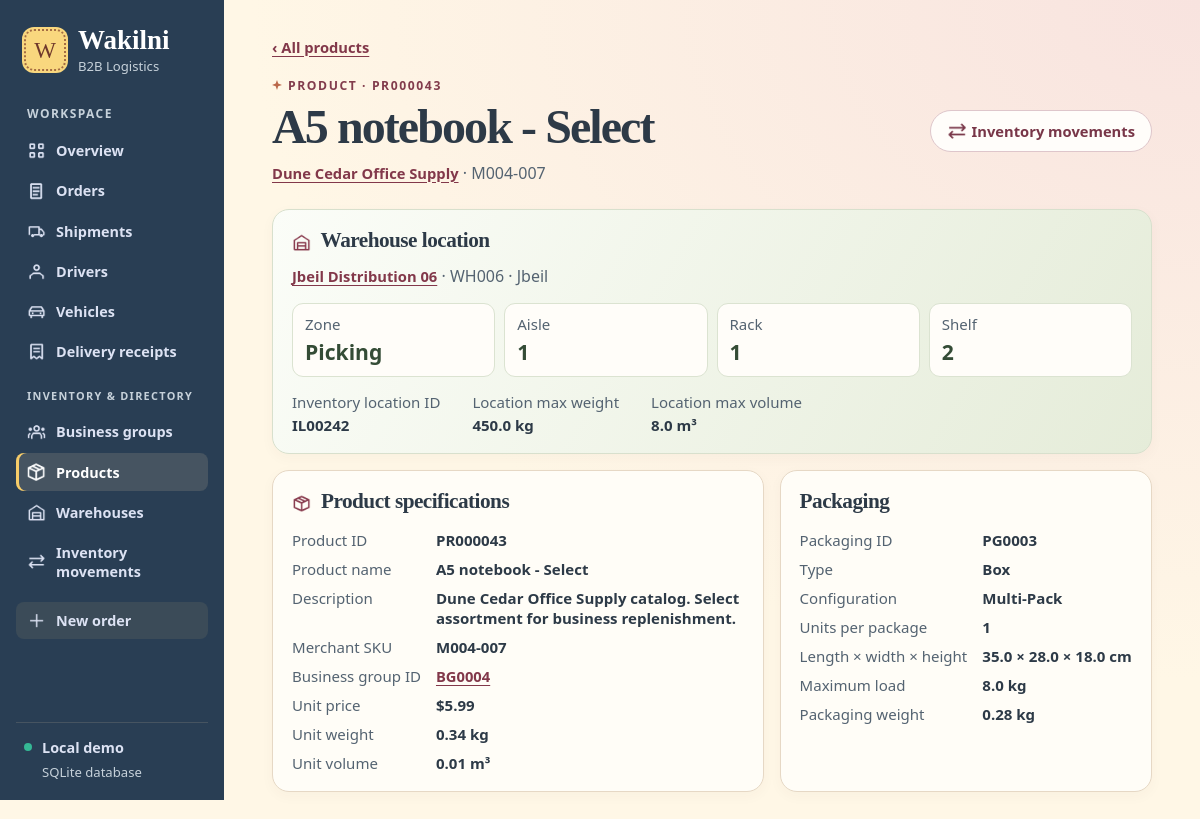
Page /products/PR000043 on the committed database.
### tables this page shows
CREATE TABLE "Product" (
    "productID" TEXT NOT NULL CHECK (length(productID) BETWEEN 1 AND 8 AND productID GLOB 'PR[0-9][0-9][0-9][0-9][0-9][0-9]' AND length(productID) = 8),
    "productName" TEXT NOT NULL CHECK (length(productName) BETWEEN 1 AND 80),
    "productUnitPrice" REAL NOT NULL CHECK (productUnitPrice BETWEEN 0 AND 99999.99 AND productUnitPrice = round(productUnitPrice, 2)) CHECK (typeof(productUnitPrice) IN ('integer', 'real', 'null')),
    "productDescription" TEXT CHECK (length(productDescription) BETWEEN 1 AND 255),
    "unitWeight" REAL NOT NULL CHECK (unitWeight BETWEEN 0.01 AND 9999.99 AND unitWeight = round(unitWeight, 2)) CHECK (typeof(unitWeight) IN ('integer', 'real', 'null')),
    "unitVolume" REAL CHECK (unitVolume BETWEEN 0.01 AND 99999.99 AND unitVolume = round(unitVolume, 2)) CHECK (typeof(unitVolume) IN ('integer', 'real', 'null')),
    "merchantSKU" TEXT NOT NULL CHECK (length(merchantSKU) BETWEEN 1 AND 20),
    "businessgroupID" TEXT NOT NULL CHECK (length(businessgroupID) BETWEEN 1 AND 6 AND businessgroupID GLOB 'BG[0-9][0-9][0-9][0-9]' AND length(businessgroupID) = 6),
    "inventorylocationID" TEXT CHECK (length(inventorylocationID) BETWEEN 1 AND 7 AND inventorylocationID GLOB 'IL[0-9][0-9][0-9][0-9][0-9]' AND length(inventorylocationID) = 7),
    "packagingID" TEXT CHECK (length(packagingID) BETWEEN 1 AND 6 AND packagingID GLOB 'PG[0-9][0-9][0-9][0-9]' AND length(packagingID) = 6),
    PRIMARY KEY (productID),
    FOREIGN KEY (businessgroupID) REFERENCES "Business Group" (businessgroupID),
    FOREIGN KEY (inventorylocationID) REFERENCES "Inventory Location" (inventorylocationID),
    FOREIGN KEY (packagingID) REFERENCES "Packaging" (packagingID),
    UNIQUE (businessgroupID, merchantSKU)
);

CREATE TABLE "Business Group" (
    "businessgroupID" TEXT NOT NULL CHECK (length(businessgroupID) BETWEEN 1 AND 6 AND businessgroupID GLOB 'BG[0-9][0-9][0-9][0-9]' AND length(businessgroupID) = 6),
    "businessgroupName" TEXT NOT NULL CHECK (length(businessgroupName) BETWEEN 1 AND 50),
    "businessgroupWebsite" TEXT CHECK (length(businessgroupWebsite) BETWEEN 1 AND 100),
    "payoutFrequency" TEXT NOT NULL CHECK (payoutFrequency IN ('Daily', 'Weekly', 'Bi-Weekly', 'Monthly')),
    "operationalStatusWithWakilni" TEXT NOT NULL CHECK (operationalStatusWithWakilni IN ('Active', 'Inactive', 'Suspended')),
    PRIMARY KEY (businessgroupID),
    UNIQUE (businessgroupWebsite)
);

CREATE TABLE "Warehouse" (
    "warehouseID" TEXT NOT NULL CHECK (length(warehouseID) BETWEEN 1 AND 5 AND warehouseID GLOB 'WH[0-9][0-9][0-9]' AND length(warehouseID) = 5),
    "warehouseName" TEXT NOT NULL CHECK (length(warehouseName) BETWEEN 1 AND 50),
    "addressBuilding" TEXT CHECK (length(addressBuilding) BETWEEN 1 AND 50),
    "addressStreet" TEXT NOT NULL CHECK (length(addressStreet) BETWEEN 1 AND 50),
    "addressPostalCode" TEXT CHECK (length(addressPostalCode) BETWEEN 1 AND 9 AND addressPostalCode GLOB '[0-9][0-9][0-9][0-9] [0-9][0-9][0-9][0-9]' AND length(addressPostalCode) = 9),
    "addressLatitude" REAL CHECK (addressLatitude BETWEEN -90 AND 90 AND addressLatitude = round(addressLatitude, 6)) CHECK (typeof(addressLatitude) IN ('integer', 'real', 'null')),
    "addressLongitude" REAL CHECK (addressLongitude BETWEEN -180 AND 180 AND addressLongitude = round(addressLongitude, 6)) CHECK (typeof(addressLongitude) IN ('integer', 'real', 'null')),
    "warehouseType" TEXT NOT NULL CHECK (warehouseType IN ('Fulfillment', 'Cross-Dock', 'Cold Storage', 'Distribution')),
    "operationalStatus" TEXT NOT NULL CHECK (operationalStatus IN ('Operational', 'Maintenance', 'Closed')),
    "lotSize" REAL NOT NULL CHECK (lotSize BETWEEN 0.01 AND 9999.99 AND lotSize = round(lotSize, 2)) CHECK (typeof(lotSize) IN ('integer', 'real', 'null')),
    "capacityStatus" TEXT NOT NULL CHECK (capacityStatus IN ('Available', 'Near Full', 'Full')),
    PRIMARY KEY (warehouseID),
    UNIQUE (warehouseName),
    UNIQUE (addressLatitude, addressLongitude),
    UNIQUE (addressBuilding, addressStreet, addressPostalCode),
    FOREIGN KEY (addressPostalCode) REFERENCES PostalCode (addressPostalCode)
);

CREATE TABLE "Inventory Location" (
    "inventorylocationID" TEXT NOT NULL CHECK (length(inventorylocationID) BETWEEN 1 AND 7 AND inventorylocationID GLOB 'IL[0-9][0-9][0-9][0-9][0-9]' AND length(inventorylocationID) = 7),
    "inventorylocationAisle" INTEGER NOT NULL CHECK (inventorylocationAisle BETWEEN 1 AND 999) CHECK (typeof(inventorylocationAisle) IN ('integer', 'null')),
    "inventorylocationRack" INTEGER NOT NULL CHECK (inventorylocationRack BETWEEN 1 AND 999) CHECK (typeof(inventorylocationRack) IN ('integer', 'null')),
    "inventorylocationShelf" INTEGER NOT NULL CHECK (inventorylocationShelf BETWEEN 1 AND 99) CHECK (typeof(inventorylocationShelf) IN ('integer', 'null')),
    "maxWeight" REAL NOT NULL CHECK (maxWeight BETWEEN 0.01 AND 9999.99 AND maxWeight = round(maxWeight, 2)) CHECK (typeof(maxWeight) IN ('integer', 'real', 'null')),
    "maxVolume" REAL NOT NULL CHECK (maxVolume BETWEEN 0.01 AND 99999.99 AND maxVolume = round(maxVolume, 2)) CHECK (typeof(maxVolume) IN ('integer', 'real', 'null')),
    "warehouseID" TEXT NOT NULL CHECK (length(warehouseID) BETWEEN 1 AND 5 AND warehouseID GLOB 'WH[0-9][0-9][0-9]' AND length(warehouseID) = 5),
    PRIMARY KEY (inventorylocationID),
    FOREIGN KEY (warehouseID, inventorylocationAisle) REFERENCES AisleZone (warehouseID, inventorylocationAisle),
    UNIQUE (warehouseID, inventorylocationAisle, inventorylocationRack, inventorylocationShelf)
);

CREATE TABLE "PostalCode" (
    "addressPostalCode" TEXT NOT NULL CHECK (length(addressPostalCode) BETWEEN 1 AND 9 AND addressPostalCode GLOB '[0-9][0-9][0-9][0-9] [0-9][0-9][0-9][0-9]' AND length(addressPostalCode) = 9),
    "addressCity" TEXT NOT NULL CHECK (length(addressCity) BETWEEN 1 AND 30),
    PRIMARY KEY (addressPostalCode),
    FOREIGN KEY (addressCity) REFERENCES City (addressCity)
);

CREATE TABLE "AisleZone" (
    "warehouseID" TEXT NOT NULL CHECK (length(warehouseID) BETWEEN 1 AND 5 AND warehouseID GLOB 'WH[0-9][0-9][0-9]' AND length(warehouseID) = 5),
    "inventorylocationAisle" INTEGER NOT NULL CHECK (inventorylocationAisle BETWEEN 1 AND 999) CHECK (typeof(inventorylocationAisle) IN ('integer', 'null')),
    "inventorylocationZone" TEXT NOT NULL CHECK (inventorylocationZone IN ('Ambient', 'Cold', 'Bulk', 'Picking')),
    PRIMARY KEY (warehouseID, inventorylocationAisle),
    FOREIGN KEY (warehouseID) REFERENCES Warehouse (warehouseID)
);

CREATE TABLE "Packaging" (
    "packagingID" TEXT NOT NULL CHECK (length(packagingID) BETWEEN 1 AND 6 AND packagingID GLOB 'PG[0-9][0-9][0-9][0-9]' AND length(packagingID) = 6),
    "length" REAL NOT NULL CHECK (length BETWEEN 0.01 AND 9999.99 AND length = round(length, 2)) CHECK (typeof(length) IN ('integer', 'real', 'null')),
    "width" REAL NOT NULL CHECK (width BETWEEN 0.01 AND 9999.99 AND width = round(width, 2)) CHECK (typeof(width) IN ('integer', 'real', 'null')),
    "height" REAL NOT NULL CHECK (height BETWEEN 0.01 AND 9999.99 AND height = round(height, 2)) CHECK (typeof(height) IN ('integer', 'real', 'null')),
    "packagingType" TEXT NOT NULL CHECK (packagingType IN ('Box', 'Envelope', 'Bag', 'Pallet', 'Crate')),
    "packagingConfiguration" TEXT CHECK (packagingConfiguration IN ('Single', 'Multi-Pack', 'Case', 'Pallet')),
    "maxWeight" REAL NOT NULL CHECK (maxWeight BETWEEN 0.01 AND 9999.99 AND maxWeight = round(maxWeight, 2)) CHECK (typeof(maxWeight) IN ('integer', 'real', 'null')),
    "packagingWeight" REAL NOT NULL CHECK (packagingWeight BETWEEN 0.01 AND 9999.99 AND packagingWeight = round(packagingWeight, 2)) CHECK (typeof(packagingWeight) IN ('integer', 'real', 'null')),
    "unitsPerPackage" INTEGER CHECK (unitsPerPackage BETWEEN 1 AND 9999) CHECK (typeof(unitsPerPackage) IN ('integer', 'null')),
    PRIMARY KEY (packagingID)
);

### app.py (the view)
@app.get("/products/<product_id>")
def product_detail(product_id):
    product = db().execute(
        f"SELECT {PRODUCTS_FIELDS} {PRODUCTS_FROM} WHERE p.productID = ?", (product_id,)
    ).fetchone()
    if product is None:
        abort(404)
    return render_template("product.html", product=product)

### app.py (called while the page is built, shortened)
@app.before_request
def protect_online_demo():
    password = app.config["DEMO_PASSWORD"]
    if app.config["RENDER_HOSTED"] and len(password) < 12:
        return Response("Set a demo password of at least 12 characters before opening the online site.\n", 503)
    if not password or request.endpoint == "health":
        return None

def db():
    if "db" not in g:
        path = Path(app.config["DATABASE"]).resolve()
        g.db = sqlite3.connect(path.as_uri() + "?mode=rw", uri=True, timeout=5)
        g.db.row_factory = sqlite3.Row
        g.db.execute("PRAGMA foreign_keys = ON")
    return g.db

@app.template_filter("money")
def money(value):
    return f"${value:,.2f}"

### templates/product.html (shortened to what this page needs)
{% extends "base.html" %}
{% block content %}
<a class="back" href="{{ url_for('products') }}">‹ All products</a>
<header class="page-head"><div><p class="eyebrow">PRODUCT · {{ product.productID }}</p><h1>{{ product.productName }}</h1>
  <p class="subtitle"><a class="text-link" href="{{ url_for('business_group_detail', group_id=product.businessgroupID) }}">{{ product.businessgroupName }}</a> · {{ product.merchantSKU }}</p></div>
  <a class="button secondary" href="{{ url_for('movements', product=product.productID) }}"><span class="icon icon-movements" aria-hidden="true"></span> Inventory movements</a></header>
<section class="panel detail storage">
  <h2><span class="icon icon-warehouse" aria-hidden="true"></span> Warehouse location</h2>
  {% if product.inventorylocationID %}
    <p class="form-note"><a class="text-link" href="{{ url_for('warehouse_detail', warehouse_id=product.warehouseID) }}">{{ product.warehouseName }}</a> · {{ product.warehouseID }}{% if product.addressCity %} · {{ product.addressCity }}{% endif %}</p>
    <dl class="location-grid">
      <div><dt>Zone</dt><dd>{{ product.inventorylocationZone }}</dd></div>
      <div><dt>Aisle</dt><dd>{{ product.inventorylocationAisle }}</dd></div>
      <div><dt>Rack</dt><dd>{{ product.inventorylocationRack }}</dd></div>
      <div><dt>Shelf</dt><dd>{{ product.inventorylocationShelf }}</dd></div>
    </dl>
    <dl class="inline-details">
      <div><dt>Inventory location ID</dt><dd>{{ product.inventorylocationID }}</dd></div>
      <div><dt>Location max weight</dt><dd>{{ product.binWeight }} kg</dd></div>
      <div><dt>Location max volume</dt><dd>{{ product.binVolume }} m³</dd></div>
    </dl>
  {% else %}<p class="form-note">This product has no assigned inventory location.</p>{% endif %}
</section>
<div class="details-grid section-gap">
  <section class="panel detail">
    <h2><span class="icon icon-products" aria-hidden="true"></span> Product specifications</h2>
    <dl>
      <dt>Product ID</dt><dd>{{ product.productID }}</dd>
      <dt>Product name</dt><dd>{{ product.productName }}</dd>
      <dt>Description</dt><dd>{{ product.productDescription or '—' }}</dd>
      <dt>Merchant SKU</dt><dd>{{ product.merchantSKU }}</dd>
      <dt>Business group ID</dt><dd><a class="text-link" href="{{ url_for('business_group_detail', group_id=product.businessgroupID) }}">{{ product.businessgroupID }}</a></dd>
      <dt>Unit price</dt><dd>{{ product.productUnitPrice|money }}</dd>
      <dt>Unit weight</dt><dd>{{ product.unitWeight }} kg</dd>
      <dt>Unit volume</dt><dd>{% if product.unitVolume is not none %}{{ product.unitVolume }} m³{% else %}—{% endif %}</dd>
    </dl>
  </section>
  <section class="panel detail">
    <h2>Packaging</h2>
    {% if product.packagingID %}
    <dl>
      <dt>Packaging ID</dt><dd>{{ product.packagingID }}</dd>
      <dt>Type</dt><dd>{{ product.packagingType }}</dd>
      <dt>Configuration</dt><dd>{{ product.packagingConfiguration or '—' }}</dd>
      <dt>Units per package</dt><dd>{{ product.unitsPerPackage or '—' }}</dd>
      <dt>Length × width × height</dt><dd>{{ product.length }} × {{ product.width }} × {{ product.height }} cm</dd>
      <dt>Maximum load</dt><dd>{{ product.packagingMaxWeight }} kg</dd>
      <dt>Packaging weight</dt><dd>{{ product.packagingWeight }} kg</dd>
    </dl>
    {% else %}<p class="form-note">This product has no assigned packaging.</p>{% endif %}
  </section>
</div>
{% endblock %}

### static/style.css (style rules this page uses)
:root { font-family: "Segoe UI", system-ui, sans-serif; color: #2d3a47; background: #fff7e6; --navy: #293e54; --indigo: #93463f; --muted: #546371; --line: #e6d8c5; --surface: #fffdf7; --display: "Playfair Display", Georgia, serif; --script: "Pacifico", "Segoe Print", cursive; font-synthesis: none; }
* { box-sizing: border-box; }
body { margin: 0; min-height: 100vh; display: grid; grid-template-columns: 224px minmax(0, 1fr); background: radial-gradient(ellipse at 100% 0, #f8e3df, transparent 56%), #fff7e6; }
a { color: inherit; }
.page-head { display: flex; justify-content: space-between; gap: 18px; align-items: center; margin-bottom: 24px; }
.eyebrow { font-size: .76rem; font-weight: 750; letter-spacing: .13em; color: #823c4c; margin: 0 0 8px; }
.page-head:not(.hero) .eyebrow::before { content: ""; display: inline-block; width: 10px; height: 10px; margin-right: 6px; background: #ba684a; clip-path: polygon(50% 0, 62% 36%, 100% 50%, 62% 63%, 50% 100%, 37% 63%, 0 50%, 37% 36%); }
h1, h2, p { margin-top: 0; }
h1 { margin-bottom: 9px; font-family: var(--display); font-weight: 680; font-size: clamp(2.18rem, 4vw, 3.2rem); font-variant-numeric: lining-nums; letter-spacing: -.04em; line-height: 1.06; overflow-wrap: anywhere; }
h2 { margin: 0; font: 680 1.33rem/1.22 var(--display); letter-spacing: -.025em; }
.subtitle, .panel-head p { color: var(--muted); margin: 0; line-height: 1.45; }
.button { min-height: 42px; display: inline-flex; align-items: center; justify-content: center; gap: 5px; padding: 9px 16px; border: 1px solid transparent; border-radius: 999px; text-decoration: none; font: inherit; font-size: .92rem; font-weight: 700; cursor: pointer; white-space: nowrap; }
.secondary { background: #fffdfa; border-color: #dec6cb; color: #783648; }
.metric, .panel { background: var(--surface); border: 1px solid var(--line); border-radius: 17px; box-shadow: 0 4px 14px #623b3609; min-width: 0; }
.overview, .details-grid { display: grid; grid-template-columns: minmax(0, 1.32fr) minmax(0, 1fr); gap: 16px; margin-bottom: 18px; }
.panel + .panel { margin-top: 16px; }
.overview .panel, .details-grid .panel { margin-top: 0; }
.text-link, .record, .back { color: #82384a; font-weight: 700; text-underline-offset: 3px; }
.text-link, .back { font-size: .92rem; }
.back { display: inline-block; margin-bottom: 20px; }
.detail { padding: 18px 19px; }
dl { margin: 15px 0 0; display: grid; grid-template-columns: minmax(96px, max-content) 1fr; gap: 9px 15px; font-size: .94rem; }
dt { color: var(--muted); }
dd { margin: 0; overflow-wrap: anywhere; font-weight: 600; }
.inline-details { display: flex; flex-wrap: wrap; gap: 12px 32px; }
.inline-details dd { margin-top: 3px; }
.icon { width: 1.2rem; height: 1.2rem; flex: none; display: inline-block; vertical-align: -.23em; background: currentColor; mask: var(--icon) center / contain no-repeat; }
.icon-products { --icon: url("icons/products.png"); }
.icon-warehouse { --icon: url("icons/warehouse.png"); }
.icon-movements { --icon: url("icons/movements.png"); }
.detail h2 .icon { color: #87384b; margin-right: 5px; }
.form-note { color: var(--muted); margin: 10px 0 0; line-height: 1.5; }
.storage { background: linear-gradient(120deg, #fbfdf8, #e5ecd9); border-color: #d8e0cd; }
.location-grid { grid-template-columns: repeat(4, minmax(0, 1fr)); gap: 9px; margin-bottom: 15px; }
.location-grid > div { background: #fffdf9; border: 1px solid #dbe3d1; border-radius: 11px; padding: 10px 12px; }
.location-grid dd { font-size: 1.32rem; color: #344c36; margin-top: 3px; }
.section-gap { margin-top: 16px; }

### rows in the picture
Product: productID "PR000043", productName "A5 notebook - Select", merchantSKU "M004-007", inventorylocationID "IL00242", productDescription "Dune Cedar Office Supply catalog. Select assortment for business replenishment.", businessgroupID "BG0004", productUnitPrice "$5.99", unitWeight "0.34", unitVolume "0.01", packagingID "PG0003"
Business Group: businessgroupName "Dune Cedar Office Supply"
Warehouse: warehouseName "Jbeil Distribution 06"
Inventory Location: warehouseID "WH006", inventorylocationAisle "1", inventorylocationRack "1", inventorylocationShelf "2", binWeight "450.0", binVolume "8.0"
PostalCode: addressCity "Jbeil"
AisleZone: inventorylocationZone "Picking"
Packaging: packagingType "Box", packagingConfiguration "Multi-Pack", unitsPerPackage "1", length "35.0", width "28.0", height "18.0", packagingMaxWeight "8.0", packagingWeight "0.28"

### other values in the picture
{{ 'Online class demo' if config.RENDER_HOSTED else 'Local demo' }} "Local demo"
